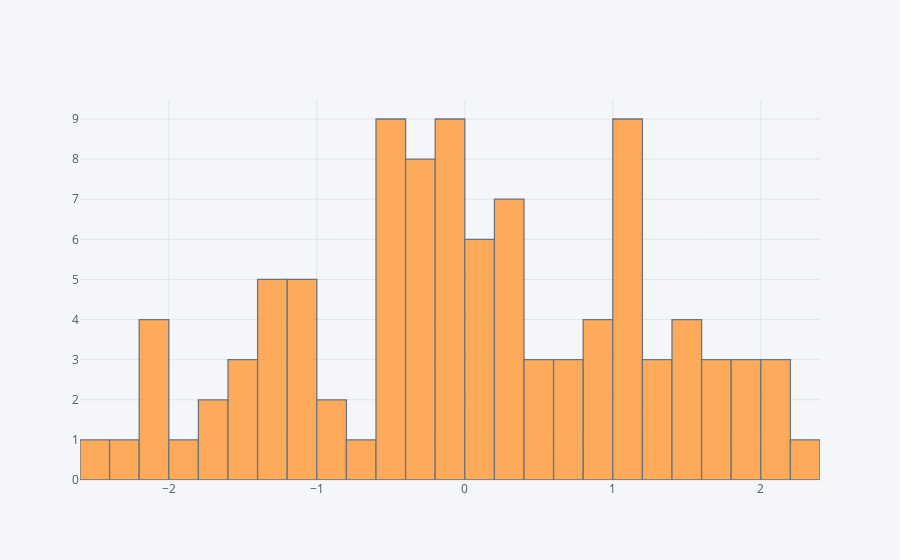

Here is the notebook cell this chart was saved with:
### Markdown cell above
## histogram

### Code cell
df['A'].iplot(kind='hist',bins=25)

### Figure 1 — Plotly figure (JSON) as saved in the notebook; plotly's stock layout.template omitted (floating-point values rounded to 4 significant figures)
{"data": [{"histfunc": "count", "histnorm": "", "marker": {"color": "rgba(255, 153, 51, 1.0)", "line": {"color": "#4D5663", "width": 1.3}}, "name": "A", "nbinsx": 25, "opacity": 0.8, "orientation": "v", "type": "histogram", "x": [-0.2626, -1.282, -2.132, 2.371, 1.444, -1.135, -0.5169, -0.2917, -1.529, -1.353, 1.853, -1.054, -0.05159, 0.9981, -0.1778, 1.016, -0.4521, 0.2538, -0.2969, -1.971, 1.941, -0.09206, 1.698, -0.01051, 1.102, -0.2538, 1.541, 2.148, -2.05, 1.4, 2.032, 0.3679, -2.16, 0.5319, -0.2625, 0.3229, 0.04943, 1.152, -2.412, 1.011, 1.448, 0.4537, -0.4713, -0.5096, 0.6769, -0.3163, 1.671, 0.4993, 0.8389, 0.124, 0.1575, -0.8509, 0.8711, -1.503, -1.72, 1.482, 0.6808, -0.544, 1.267, -0.0112, -1.366, -1.137, -1.265, -0.04325, 1.926, -1.285, 0.6809, -0.06572, -0.1106, -0.4762, 0.1023, 0.3241, 1.343, 0.2874, 1.071, -0.0555, 1.028, -2.061, -1.438, -0.2528, -2.204, -1.113, 0.2183, 2.002, 1.146, 0.1454, 0.07225, 0.3719, 1.037, -0.5521, 0.8866, -0.8785, -1.142, -1.669, -0.6664, -0.3334, 1.615, -0.5735, -0.5867, 1.039]}], "layout": {"barmode": "overlay", "legend": {"bgcolor": "#F5F6F9", "font": {"color": "#4D5663"}}, "paper_bgcolor": "#F5F6F9", "plot_bgcolor": "#F5F6F9", "titlefont": {"color": "#4D5663"}, "xaxis1": {"gridcolor": "#E1E5ED", "showgrid": true, "tickfont": {"color": "#4D5663"}, "title": "", "titlefont": {"color": "#4D5663"}, "zerolinecolor": "#E1E5ED"}, "yaxis1": {"gridcolor": "#E1E5ED", "showgrid": true, "tickfont": {"color": "#4D5663"}, "title": "", "titlefont": {"color": "#4D5663"}, "zerolinecolor": "#E1E5ED"}}}
